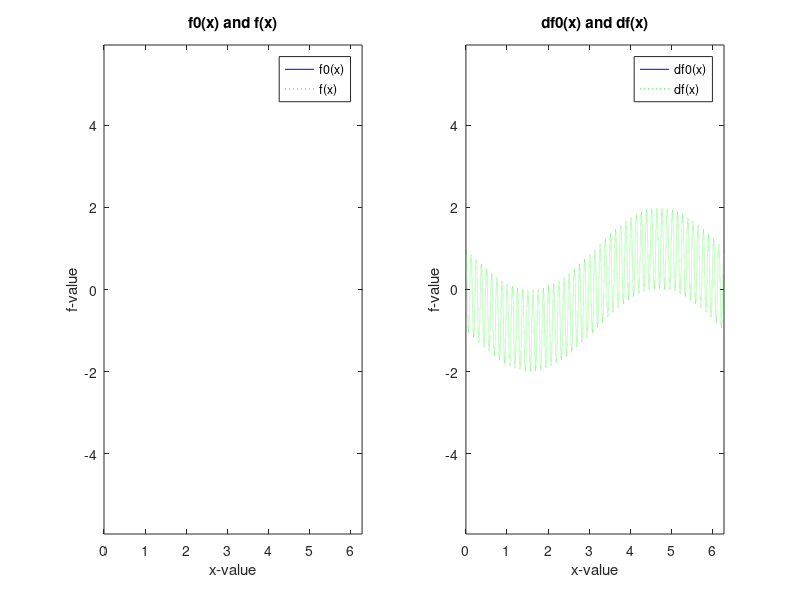

This chart was generated by the following MATLAB code:
%14.1-4
for i = 1:1
    if i==1
        ep = 0.02;
    else 
        ep = 0.002;
    end
    
    f0= @(x) cos(x);
    f = @(x) cos(x)+ep*sin(x./ep);
    df0 = @(x) -sin(x);
    df = @(x) -sin(x)+cos(x./ep);
    x = linspace(0,2*pi,1e6);

    figure()
    subplot(1,2,1)
    plot(x,f0(x),'b-');
    hold on
    plot(x,f(x),'g:');
    axis equal
    title('f0(x) and f(x)')
    xlabel('x-value')
    ylabel('f-value')
    legend('f0(x)','f(x)')

    subplot(1,2,2)
    plot(x,df0(x),'b-');
    hold on
    plot(x,df(x),'g:');
    axis equal
    title('df0(x) and df(x)')
    xlabel('x-value')
    ylabel('f-value')
    legend('df0(x)','df(x)')
end
